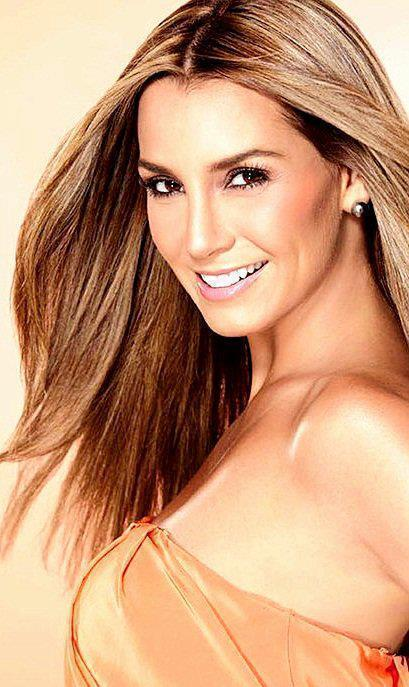
#> input picture image.jpg, 409 x 687 px, found by its file name; the run also reads 1 picture not shown here
$ jupyter execute Try.ipynb   (shell and % lines are left out)
#> lines starting #> are read from the running program, lines starting #| are printed output that depends on the picture; after the words box and inside, x2 and y2 are one past the last pixel; in counts of white or black regions, pixels touching at a corner belong together
[cell 1]
import numpy as np
import cv2
import os
#face_cascade = cv2.CascadeClassifier("C:\opencv\opencv\data\haarcascades\haarcascade_frontalface_default.xml")
#eye_cascade = cv2.CascadeClassifier("C:\opencv\opencv\data\haarcascades\haarcascade_eye.xml")

face_cascade = cv2.CascadeClassifier("C:/Users/fabry\opencv\opencv\data\haarcascades\haarcascade_frontalface_default.xml")

[cell 2]
img = cv2.imread("image.jpg")
#> img is the input picture: shape (687, 409, 3); mean B, G, R 120.4, 154.1, 202.3
gray = cv2.cvtColor(img, cv2.COLOR_BGR2GRAY)
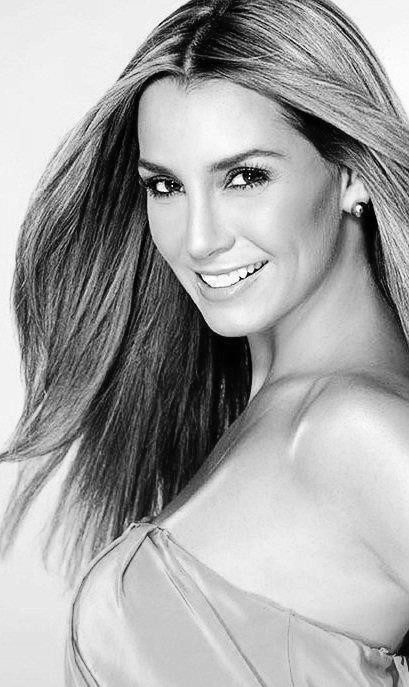
#> gray: shape (687, 409); min 0, max 255, mean 164.7
faces = face_cascade.detectMultiScale(gray, 1.3, 5)
#> faces = [[102, 100, 212, 212]]
for (x,y,w,h) in faces:
    img = cv2.rectangle(img,(x-20,y-20),(x+w+20,y+20+h),(255,0,0),2)
    roi_gray = gray[y:y+h, x:x+w]
    roi_color = img[y:y+h, x:x+w]
#> this loop made 1 pass
#> pass 1, `img = cv2.rectangle(img,(x-20,y-20),(x+w+20,y+20+h),(255,0,0),2)`:
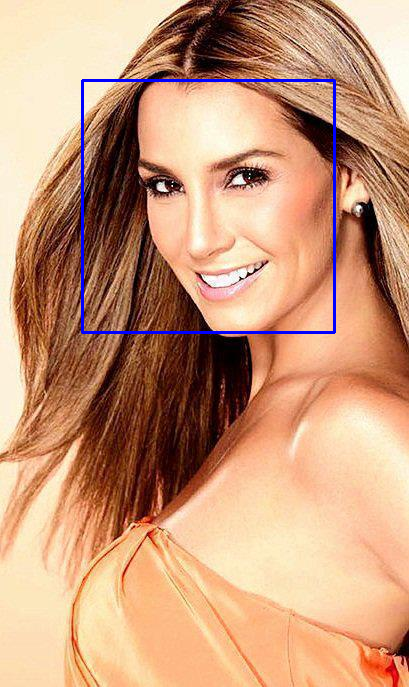
#> img: shape (687, 409, 3); 1.07% of pixels changed, all inside (x1, y1, x2, y2) = (81, 79, 336, 334)
#> pass 1, `roi_gray = gray[y:y+h, x:x+w]`:
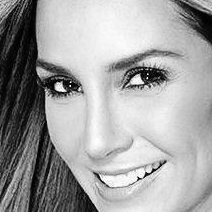
#> roi_gray: shape (212, 212); min 0, max 255, mean 160.7
#> pass 1, `roi_color = img[y:y+h, x:x+w]`:
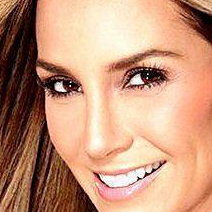
#> roi_color: shape (212, 212, 3); mean B, G, R 122.4, 149.8, 196.6
cv2.imwrite('faces_detected.jpg', img)
cv2.waitKey(0)
cv2.destroyAllWindows()

[cell 3]
for (x,y,w,h) in faces:
    #r = max(w,h) / 2
    centerx = x + w / 2
    centery = y + h / 2
    nx = int (centerx - 150)
    ny = int (centery - 150)
    nr = int (150*2)

    faceimg = img[ny:ny+nr,nx:nx+nr]
    lastimg = cv2.resize(faceimg, (256,256))
#> this loop made 1 pass
#> (x, y, w, h, centerx, centery, nx, ny) on pass 1: (102, 100, 212, 212, 208, 206, 58, 56)
#> pass 1, `faceimg = img[ny:ny+nr,nx:nx+nr]`:
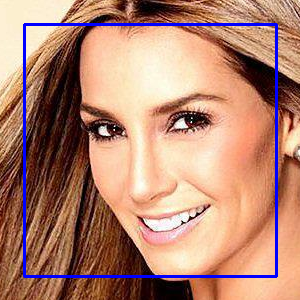
#> faceimg: shape (300, 300, 3); mean B, G, R 113.3, 131.9, 178.9
#> pass 1, `lastimg = cv2.resize(faceimg, (256,256))`:
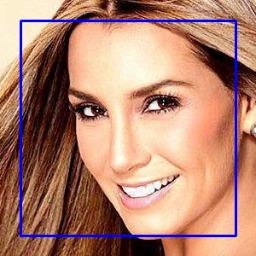
#> lastimg: shape (256, 256, 3); mean B, G, R 113, 131.9, 179
    #cv2.imwrite("%d%d%d%d%d%d.jpg" %i %j %k %l %m,lastimg)

[cell 4]
entries = os.listdir('datatry/')
for e in entries:
    img = cv2.imread('datatry/'+str(e))
    gray = cv2.cvtColor(img, cv2.COLOR_BGR2GRAY)
    faces = face_cascade.detectMultiScale(gray, 1.3, 5)
    i = 0
    for (x,y,w,h) in faces:
        centerx = x + w / 2
        centery = y + h / 2
        nx = int (centerx - 150)
        ny = int (centery - 150)
        nr = int (150*2)
        if (i == 0):
            faceimg = img[ny:ny+nr,nx:nx+nr]
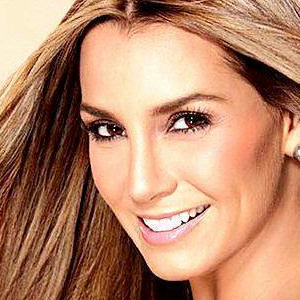
#> faceimg: shape (300, 300, 3); mean B, G, R 107.9, 135.9, 184.8
            lastimg = faceimg
            cv2.imwrite('tryout/'+str(e),cv2.imread('datatry/'+str(e)))
            i += 1
        else:
            faceimg = img[ny:ny+nr,nx:nx+nr]
            if (faceimg is lastimg):
                cv2.imwrite('tryout/'+str(e),cv2.imread('datatry/'+str(e)))
                lastimg = faceimg

        img = cv2.rectangle(img,(x-20,y-20),(x+w+20,y+20+h),(255,0,0),2)
        roi_gray = gray[y:y+h, x:x+w]
        roi_color = img[y:y+h, x:x+w]
        resized = cv2.resize(roi_color, (256,256))
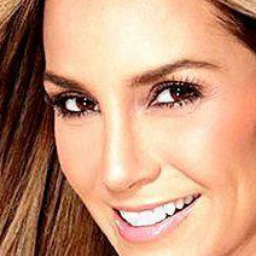
#> resized: shape (256, 256, 3); mean B, G, R 122.3, 149.6, 196.5
        cv2.imwrite('onlyface/'+str(e), resized)
#> pass 2 of the loop `for e in entries:`:
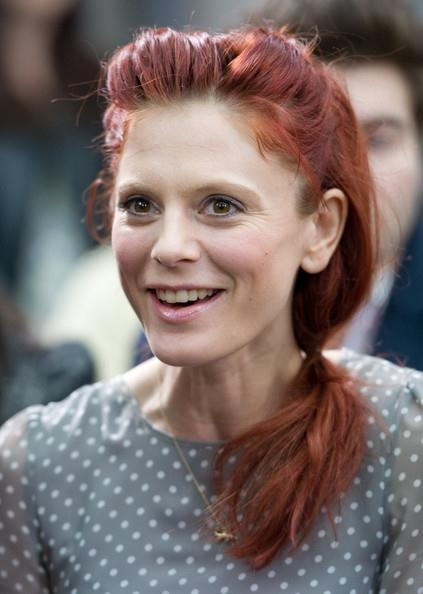
#> input picture datatry/000002.jpg, 423 x 594 px, found by its file name
#> img is the input picture: shape (594, 423, 3); mean B, G, R 106.7, 109.2, 123.5
#> `gray = cv2.cvtColor(img, cv2.COLOR_BGR2GRAY)`:
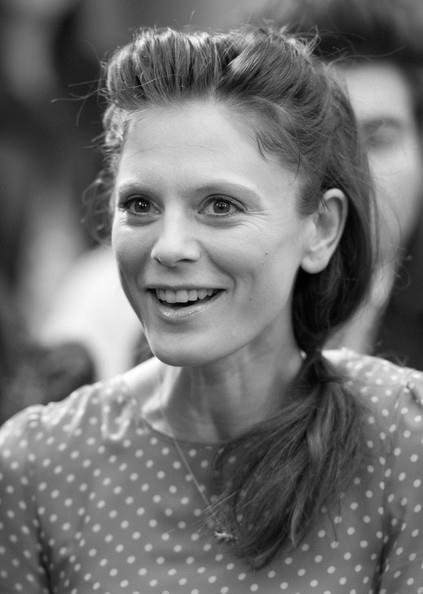
#> gray: shape (594, 423); min 0, max 255, mean 113.2
#> `faces = face_cascade.detectMultiScale(gray, 1.3, 5)`: faces = [[65, 114, 235, 235]]
#> `centerx = x + w / 2`: centerx = 182.5
#> `centery = y + h / 2`: centery = 231.5
#> `nx = int (centerx - 150)`: nx = 32
#> `ny = int (centery - 150)`: ny = 81
#> `roi_color = img[y:y+h, x:x+w]`:
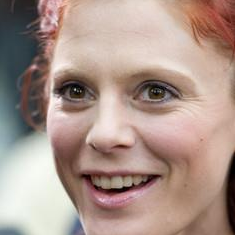
#> roi_color: shape (235, 235, 3); mean B, G, R 139.8, 149.3, 171.9
#> pass 3 of the loop `for e in entries:`:
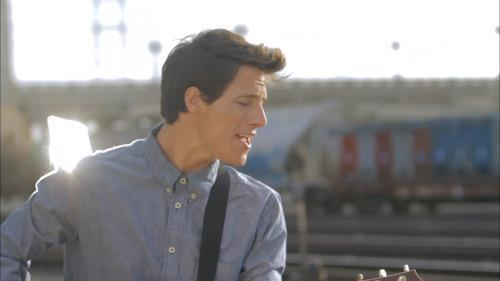
#> input picture datatry/000003.jpg, 500 x 281 px, found by its file name
#> img is the input picture: shape (281, 500, 3); mean B, G, R 140.5, 140.9, 143.1
#> `gray = cv2.cvtColor(img, cv2.COLOR_BGR2GRAY)`:
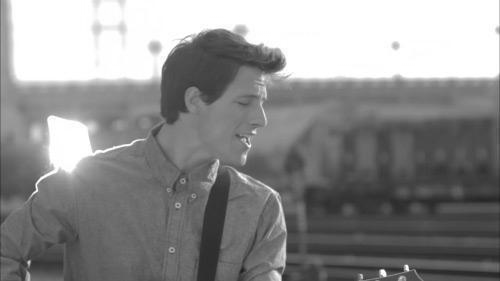
#> gray: shape (281, 500); min 30, max 255, mean 141.5
#> `faces = face_cascade.detectMultiScale(gray, 1.3, 5)`: faces = ()
        #cv2.imwrite('onlyface/'+str(e), img)
